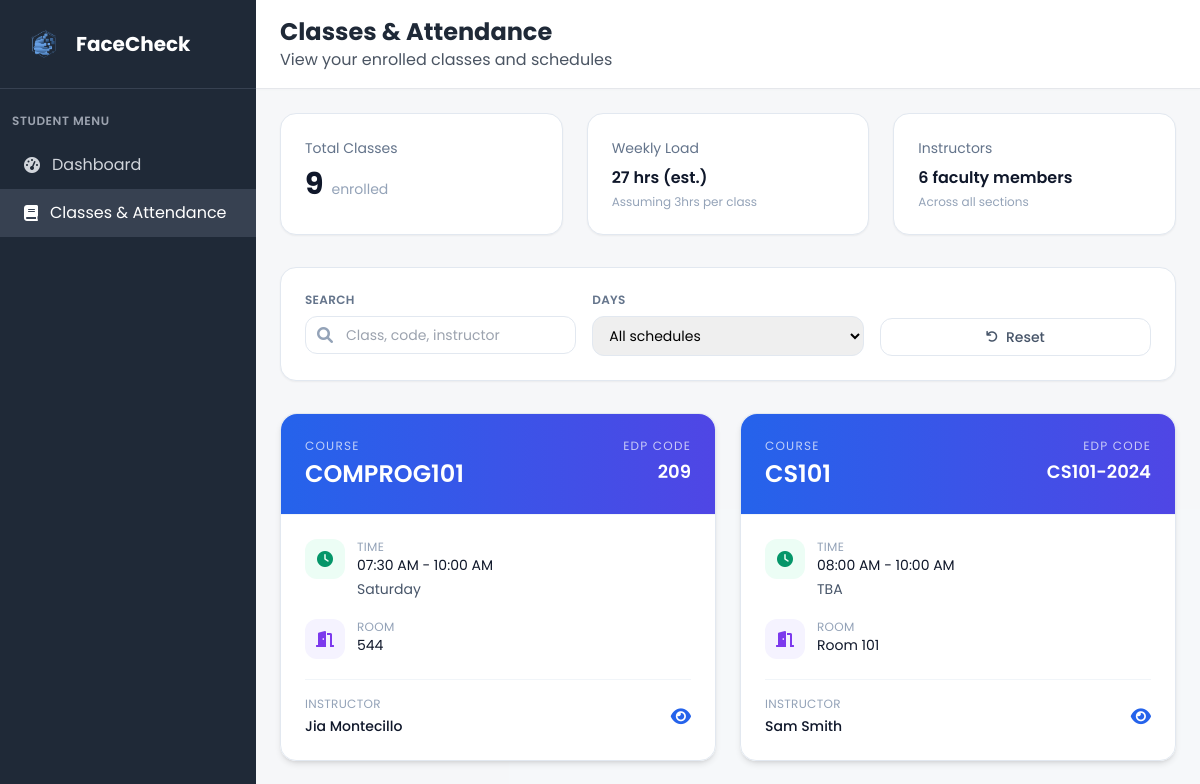
Before: /my_classes (signed in, upper part) with the older database file.
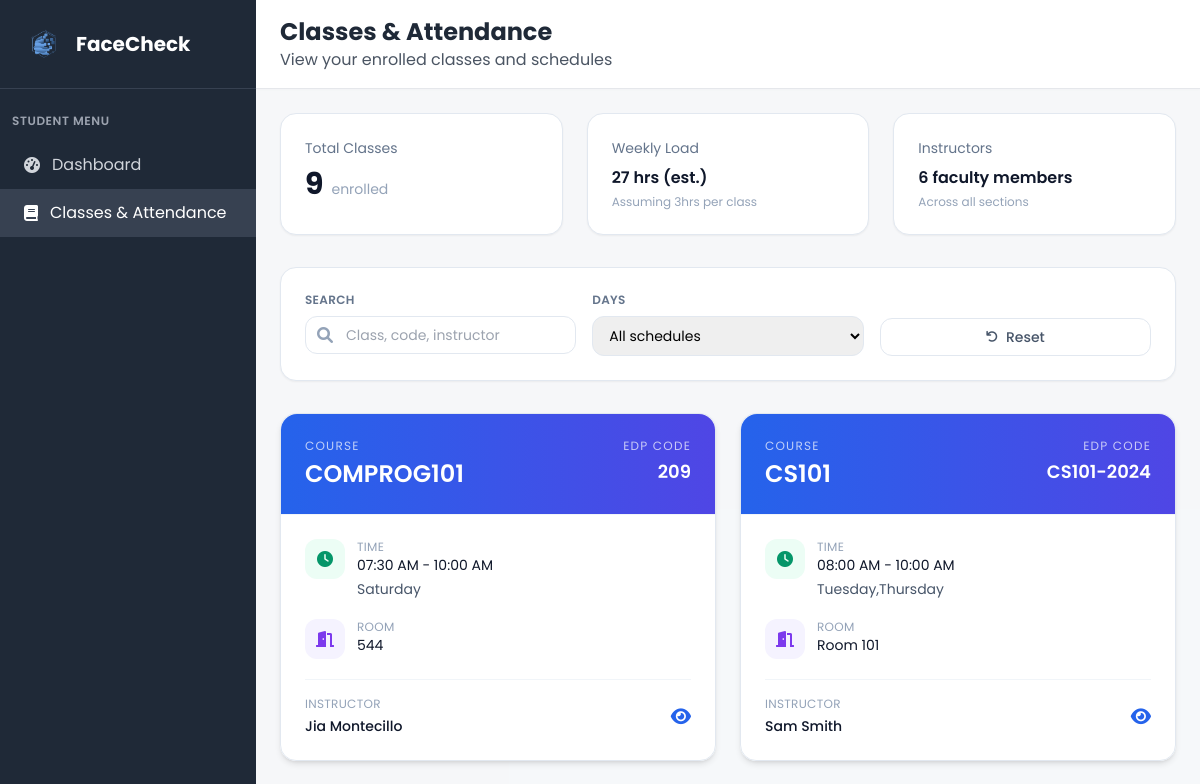
After: the same page with the newer database file.
### tables this page shows
CREATE TABLE class (
            class_id INTEGER PRIMARY KEY AUTOINCREMENT,
            class_name VARCHAR(20) NOT NULL,
            edpcode VARCHAR(20) NOT NULL UNIQUE,
            start_time TIME,
            end_time TIME,
            room VARCHAR(10),
            faculty_id INTEGER NOT NULL, is_active BOOLEAN DEFAULT 1,
            FOREIGN KEY (faculty_id) REFERENCES faculty(faculty_id)
        );

### app.py (the view)
@app.route('/my_classes')
def my_classes():
    if 'user_id' not in session or session['role'] != 'student':
        return redirect(url_for('login'))
    conn = get_db_connection()
    student = conn.execute('''
        SELECT u.*, s.student_id, s.year_level, s.profile_picture, c.course_name, d.dept_name
        FROM user u
        JOIN student s ON u.user_id = s.user_id
        LEFT JOIN course c ON s.course_id = c.course_id
        LEFT JOIN department d ON u.dept_id = d.dept_id
        WHERE u.user_id = ?
    ''', (session['user_id'],)).fetchone()
    enrolled_classes_raw = conn.execute('''
        SELECT cl.class_id, cl.class_name, cl.edpcode, cl.start_time, cl.end_time, cl.room,
               u_f.firstname as faculty_firstname, u_f.lastname as faculty_lastname,
               GROUP_CONCAT(DISTINCT d.day_name) as days
        FROM student_class sc
        JOIN class cl ON sc.class_id = cl.class_id
        JOIN faculty f ON cl.faculty_id = f.faculty_id
        JOIN user u_f ON f.user_id = u_f.user_id
        LEFT JOIN class_days cd ON cl.class_id = cd.class_id
        LEFT JOIN days d ON cd.day_id = d.day_id
        WHERE sc.student_id = ?
          AND cl.is_active = 1
        GROUP BY cl.class_id, cl.class_name, cl.edpcode, cl.start_time, cl.end_time, cl.room,
                 u_f.firstname, u_f.lastname
        ORDER BY cl.class_name
    ''', (student['student_id'],)).fetchall()
    enrolled_classes = []
    faculty_names = set()
    for class_item in enrolled_classes_raw:
        time_str = ''
        if class_item['start_time'] and class_item['end_time']:
            try:
                start_time = str(class_item['start_time'])
                end_time = str(class_item['end_time'])
                time_formats = ['%H:%M:%S', '%H:%M']
                start_dt = None
                end_dt = None
                for fmt in time_formats:
                    try:
                        start_dt = datetime.strptime(start_time, fmt)
                        end_dt = datetime.strptime(end_time, fmt)
                        break
                    except ValueError:
                        continue
                if start_dt and end_dt:
                    time_str = f"{start_dt.strftime('%I:%M %p')} - {end_dt.strftime('%I:%M %p')}"
                else:
                    time_str = f"{start_time} - {end_time}"
            except Exception as e:
                time_str = f"{class_item['start_time']} - {class_item['end_time']}"
        enrolled_classes.append({
            'class_id': class_item['class_id'],
            'class_name': class_item['class_name'],
            'edpcode': class_item['edpcode'],
            'days': class_item['days'],
            'time': time_str,
            'room': class_item['room'],
            'faculty_firstname': class_item['faculty_firstname'],
            'faculty_lastname': class_item['faculty_lastname'],
            'schedule': time_str
        })
        faculty_names.add(f"{class_item['faculty_firstname']} {class_item['faculty_lastname']}")
    total_classes = len(enrolled_classes)
    weekly_hours_estimate = total_classes * 3
    faculty_count = len(faculty_names)
    conn.close()
    return render_template('my_classes.html',
                         student=student,
                         enrolled_classes=enrolled_classes,
                         total_classes=total_classes,
                         weekly_hours_estimate=weekly_hours_estimate,
                         faculty_count=faculty_count)

### app.py (called while the page is built)
def get_db_connection():
    try:
        conn = sqlite3.connect('facecheck.db', timeout=30.0)
        conn.row_factory = sqlite3.Row
        conn.execute('PRAGMA foreign_keys = ON')
        try:
            cur = conn.cursor()
            cur.execute("PRAGMA table_info(faculty)")
            columns = [row[1] for row in cur.fetchall()]
            if 'attendance_image' not in columns:
                cur.execute("ALTER TABLE faculty ADD COLUMN attendance_image VARCHAR(255)")
                conn.commit()
        except Exception:
            pass
        return conn
    except sqlite3.Error as e:
        print(f"Database connection error: {e}")
        raise

### templates/my_classes.html (shortened to what the changed rows need)
<!DOCTYPE html>
<html lang="en">
<head>
    <script src="https://cdn.tailwindcss.com"></script>
    <link href="https://cdnjs.cloudflare.com/ajax/libs/font-awesome/6.0.0/css/all.min.css" rel="stylesheet">
    <link rel="stylesheet" href="{{ url_for('static', filename='css/global.css') }}">
</head>
<body class="bg-gray-100">
    <div class="flex h-screen">
        <div class="w-64 bg-gray-800 text-white">
            <div class="p-6 border-b border-gray-700">
                <div class="flex items-center">
                    <h1 class="text-xl font-bold">FaceCheck</h1>
                </div>
            </div>
        </div>
        <div class="flex-1 flex flex-col overflow-hidden">
            <header class="bg-white shadow-sm border-b border-gray-200">
                <div class="px-6 py-4">
                    <div class="flex items-center justify-between">
                        <div>
                            <h2 class="text-2xl font-bold text-gray-800">Classes & Attendance</h2>
                        </div>
                    </div>
                </div>
            </header>
            <main class="flex-1 overflow-y-auto p-6 bg-slate-50/60">
                <div class="max-w-7xl mx-auto space-y-8">
                    {% if enrolled_classes %}
                    <div id="classGrid" class="grid grid-cols-1 md:grid-cols-2 xl:grid-cols-3 gap-6">
                        {% for class_item in enrolled_classes %}
                        <div class="class-card bg-white/95 backdrop-blur rounded-2xl border border-slate-200 shadow-md hover:shadow-lg transition-all duration-200" data-days="{{ class_item.days|lower }}" data-class="{{ class_item.class_name|lower }}" data-instructor="{{ (class_item.faculty_firstname ~ ' ' ~ class_item.faculty_lastname)|lower }}">
                            <div class="p-6 border-b border-slate-100 bg-gradient-to-r from-blue-600 to-indigo-600 text-white rounded-t-2xl">
                                <div class="flex items-start justify-between">
                                    <div>
                                        <p class="text-xs uppercase tracking-widest text-white/70 mb-1">Course</p>
                                        <h3 class="text-2xl font-semibold">{{ class_item.class_name }}</h3>
                                    </div>
                                    <div class="text-right">
                                        <p class="text-xs uppercase tracking-widest text-white/70 mb-1">EDP Code</p>
                                        <p class="text-lg font-semibold">{{ class_item.edpcode }}</p>
                                    </div>
                                </div>
                            </div>
                            <div class="p-6 space-y-5">
                                <div class="flex items-start space-x-3">
                                    <div class="flex-shrink-0 w-10 h-10 rounded-xl bg-emerald-50 text-emerald-600 flex items-center justify-center">
                                        <i class="fas fa-clock"></i>
                                    </div>
                                    <div>
                                        <p class="text-xs uppercase tracking-wide text-slate-400">Time</p>
                                        <p class="text-sm text-slate-900">{{ class_item.time or 'TBA' }}</p>
                                        <p class="text-sm text-slate-600 mt-1">{{ class_item.days or 'TBA' }}</p>
                                    </div>
                                </div>
                                <div class="flex items-start space-x-3">
                                    <div class="flex-shrink-0 w-10 h-10 rounded-xl bg-violet-50 text-violet-600 flex items-center justify-center">
                                        <i class="fas fa-door-open"></i>
                                    </div>
                                    <div>
                                        <p class="text-xs uppercase tracking-wide text-slate-400">Room</p>
                                        <p class="text-sm text-slate-900">{{ class_item.room or 'TBA' }}</p>
                                    </div>
                                </div>
                                <div class="pt-4 border-t border-slate-100 flex items-center justify-between">
                                    <div>
                                    <p class="text-xs uppercase tracking-wide text-slate-400 mb-1">Instructor</p>
                                    <p class="text-sm font-medium text-slate-900">{{ class_item.faculty_firstname }} {{ class_item.faculty_lastname }}</p>
                                    </div>
                                    <a href="{{ url_for('view_class_attendance', class_id=class_item.class_id) }}"
                                       class="text-blue-600 hover:text-blue-800 transition duration-200"
                                       title="View Attendance">
                                        <i class="fas fa-eye text-lg"></i>
                                    </a>
                                </div>
                            </div>
                        </div>
                        {% endfor %}
                    </div>
                    {% endif %}
                </div>
            </main>
        </div>
    </div>
</body>
</html>

Changed rows visible on the page:
changed class "CS101": days "TBA" → "Tuesday,Thursday"
